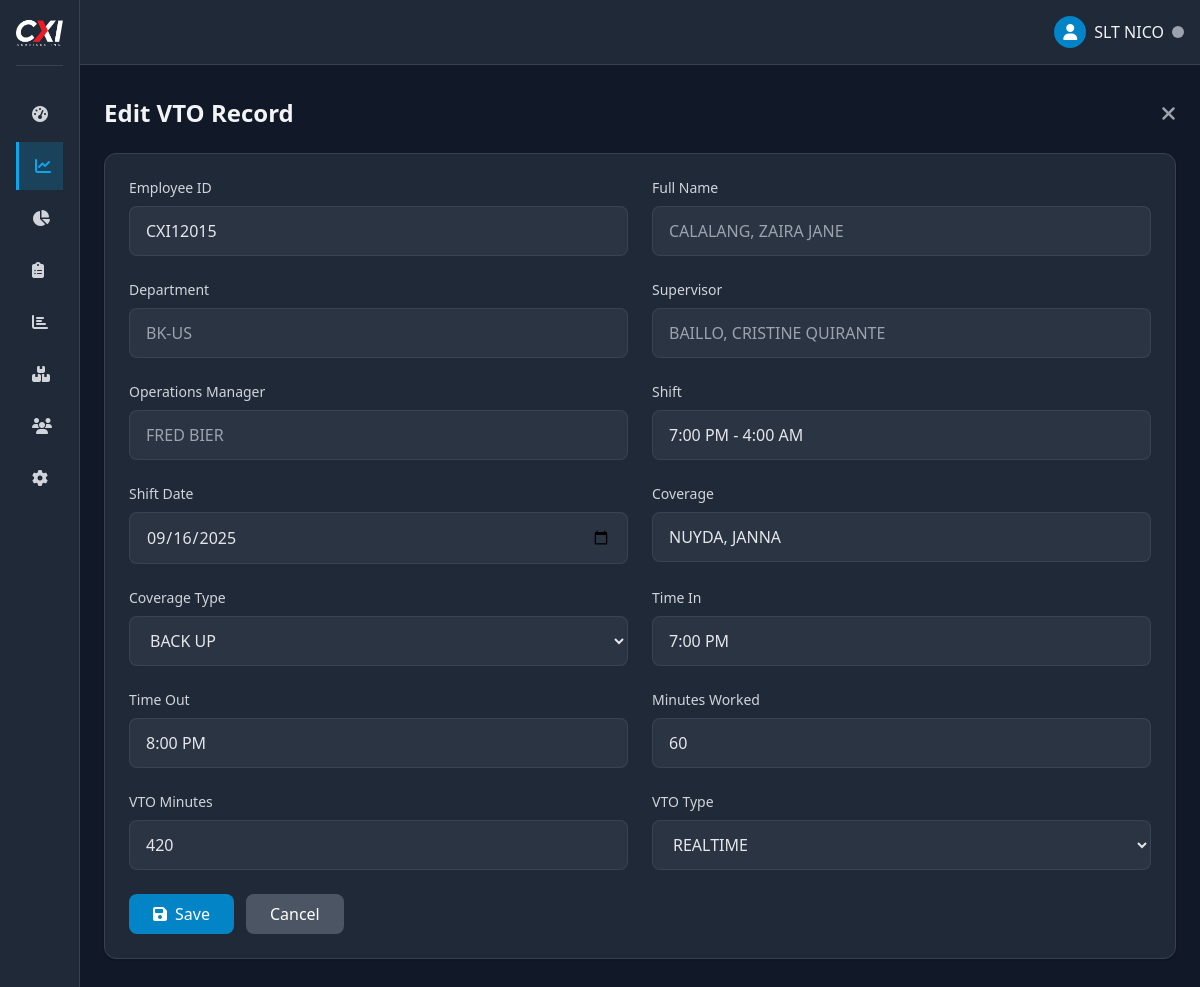
The page /admin/vto_form.php?id=422 (signed in) on the database its author committed.
### tables this page shows
CREATE TABLE `vto_tracker` (
  `id` int(11) NOT NULL,
  `shift_date` date NOT NULL,
  `month` varchar(20) DEFAULT NULL,
  `employee_id` varchar(50) DEFAULT NULL,
  `full_name` varchar(100) DEFAULT NULL,
  `department` varchar(100) DEFAULT NULL,
  `supervisor` varchar(100) DEFAULT NULL,
  `operation_manager` varchar(100) DEFAULT NULL,
  `shift` varchar(50) DEFAULT NULL,
  `coverage` varchar(50) DEFAULT NULL,
  `coverage_type` varchar(50) DEFAULT NULL,
  `time_in` text DEFAULT NULL,
  `time_out` text DEFAULT NULL,
  `mins_of_work` int(11) DEFAULT NULL,
  `vto_mins` int(11) DEFAULT NULL,
  `vto_type` varchar(50) DEFAULT NULL,
  `timestamp` varchar(20) DEFAULT NULL,
  `sub_name` varchar(100) DEFAULT NULL,
  `created_at` datetime DEFAULT current_timestamp(),
  `email_sent` tinyint(1) DEFAULT 0,
  `email_sent_at` datetime DEFAULT NULL,
  `ir_form` varchar(20) DEFAULT 'PENDING'
);

### admin/vto_form.php (the view, shortened to what this page needs)
<?php
require_once '../includes/functions.php';
$action = isset($_GET['action']) ? $_GET['action'] : '';
$id = isset($_GET['id']) ? (int)$_GET['id'] : 0;
$record = null;
if ($id > 0) {
    try {
        $stmt = $pdo->prepare("SELECT * FROM vto_tracker WHERE id = ?");
        $stmt->execute([$id]);
        $record = $stmt->fetch();
    } catch (PDOException $e) {
        $_SESSION['error'] = "Error fetching record: " . $e->getMessage();
        redirect('attendance.php?tab=vto');
    }
} elseif ($action !== 'create') {
    redirect('attendance.php?tab=vto');
}
require_once '../components/layout.php';
?>
<div class="pt-2 min-h-screen">
    <main class="p-6">
        <div class="flex justify-between items-center mb-6">
            <h1 class="text-2xl font-bold"><?= $id ? 'Edit VTO Record' : 'Add VTO Record' ?></h1>
            <a href="attendance.php?tab=vto" class="text-gray-400 hover:text-white">
                <i class="fas fa-times fa-lg"></i>
            </a>
        </div>
        <div class="bg-gray-800 rounded-xl border border-gray-700 p-6 shadow">
            <form method="POST">
                <div class="grid grid-cols-1 md:grid-cols-2 gap-6">
                    <div>
                        <label for="employee_id" class="block text-sm font-medium text-gray-300 mb-2">Employee ID</label>
                        <input type="text" id="employee_id" name="employee_id" style="text-transform: uppercase;"
                            class="w-full px-4 py-3 bg-gray-700/50 border border-gray-600/50 rounded-lg text-gray-200"
                            value="<?= $record ? htmlspecialchars($record['employee_id']) : '' ?>" required
                            onchange="fetchEmployeeDetails(this.value)"
                            autocomplete="off">
                    </div>
                    <div>
                        <label for="full_name" class="block text-sm font-medium text-gray-300 mb-2">Full Name</label>
                        <input type="text" id="full_name" name="full_name" style="text-transform: uppercase;" readonly
                               class="w-full px-4 py-3 bg-gray-700/50 border border-gray-600/50 rounded-lg text-gray-400"
                               value="<?= $record ? htmlspecialchars($record['full_name']) : '' ?>">
                    </div>
                    <div>
                        <label for="department" class="block text-sm font-medium text-gray-300 mb-2">Department</label>
                        <input type="text" id="department" name="department" style="text-transform: uppercase;" readonly
                               class="w-full px-4 py-3 bg-gray-700/50 border border-gray-600/50 rounded-lg text-gray-400"
                               value="<?= $record ? htmlspecialchars($record['department']) : '' ?>">
                    </div>
                    <div>
                        <label for="supervisor" class="block text-sm font-medium text-gray-300 mb-2">Supervisor</label>
                        <input type="text" id="supervisor" name="supervisor" style="text-transform: uppercase;" readonly
                               class="w-full px-4 py-3 bg-gray-700/50 border border-gray-600/50 rounded-lg text-gray-400"
                               value="<?= $record ? htmlspecialchars($record['supervisor']) : '' ?>">
                    </div>
                    <div>
                        <label for="operation_manager" class="block text-sm font-medium text-gray-300 mb-2">Operations Manager</label>
                        <input type="text" id="operation_manager" name="operation_manager" style="text-transform: uppercase;" readonly
                               class="w-full px-4 py-3 bg-gray-700/50 border border-gray-600/50 rounded-lg text-gray-400"
                               value="<?= $record ? htmlspecialchars($record['operation_manager']) : '' ?>">
                    </div>
                    <div>
                        <label for="shift" class="block text-sm font-medium text-gray-300 mb-2">Shift</label>
                        <input type="text" id="shift" name="shift" style="text-transform: uppercase;"
                               class="w-full px-4 py-3 bg-gray-700/50 border border-gray-600/50 rounded-lg text-gray-200"
                               value="<?= $record ? htmlspecialchars($record['shift']) : '' ?>" required>
                    </div>
<div>
                            <label for="shift_date" class="block text-sm font-medium text-gray-300 mb-2">Shift Date</label>
                            <input type="date" id="shift_date" name="shift_date" style="text-transform: uppercase;"
                                   class="w-full px-4 py-3 bg-gray-700/50 border border-gray-600/50 rounded-lg text-gray-200"
                                   value="<?= $record ? htmlspecialchars($record['shift_date']) : '' ?>" required>
                        </div>
                    <div>
                        <label for="coverage" class="block text-sm font-medium text-gray-300 mb-2">Coverage</label>
                        <input type="text" id="coverage" name="coverage" style="text-transform: uppercase;"
                               class="w-full px-4 py-3 bg-gray-700/50 border border-gray-600/50 rounded-lg text-gray-200"
                               value="<?= $record ? htmlspecialchars($record['coverage']) : '' ?>" required>
                    </div>
                    <div>
                        <label for="coverage_type" class="block text-sm font-medium text-gray-300 mb-2">Coverage Type</label>
                        <select id="coverage_type" name="coverage_type"
                                class="w-full px-4 py-3 bg-gray-700/50 border border-gray-600/50 rounded-lg text-gray-200" required>
                            <option value="BACK UP" <?= $record && $record['coverage_type'] === 'BACK UP' ? 'selected' : '' ?>>BACK UP</option>
                        </select>
                    </div>
                    <div>
                        <label for="time_in" class="block text-sm font-medium text-gray-300 mb-2">Time In</label>
                        <input type="text" id="time_in" name="time_in" style="text-transform: uppercase;"
                               class="w-full px-4 py-3 bg-gray-700/50 border border-gray-600/50 rounded-lg text-gray-200"
                               value="<?= $record ? htmlspecialchars($record['time_in']) : '' ?>" required>
                    </div>
                    <div>
                        <label for="time_out" class="block text-sm font-medium text-gray-300 mb-2">Time Out</label>
                        <input type="text" id="time_out" name="time_out" style="text-transform: uppercase;"
                               class="w-full px-4 py-3 bg-gray-700/50 border border-gray-600/50 rounded-lg text-gray-200"
                               value="<?= $record ? htmlspecialchars($record['time_out']) : '' ?>" required>
                    </div>
                    <div>
                    <label for="mins_of_work" class="block text-sm font-medium text-gray-300 mb-2">Minutes Worked</label>
                        <input type="number" id="mins_of_work" name="mins_of_work" readonly
                            class="w-full px-4 py-3 bg-gray-700/50 border border-gray-600/50 rounded-lg text-gray-200"
                            value="<?= $record ? htmlspecialchars($record['mins_of_work']) : '' ?>" required>
                    </div>
                    <div>
                        <label for="vto_mins" class="block text-sm font-medium text-gray-300 mb-2">VTO Minutes</label>
                        <input type="number" id="vto_mins" name="vto_mins"
                            class="w-full px-4 py-3 bg-gray-700/50 border border-gray-600/50 rounded-lg text-gray-200"
                            value="<?= $record ? htmlspecialchars($record['vto_mins']) : '' ?>" required>
                    </div>
                    <div>
                        <label for="vto_type" class="block text-sm font-medium text-gray-300 mb-2">VTO Type</label>
                        <select id="vto_type" name="vto_type"
                                class="w-full px-4 py-3 bg-gray-700/50 border border-gray-600/50 rounded-lg text-gray-200" required>
                            <option value="REALTIME" <?= $record && $record['vto_type'] === 'REALTIME' ? 'selected' : '' ?>>REALTIME</option>
                        </select>
                    </div>
                </div>
                <div class="flex space-x-3 pt-6">
                    <button type="submit" class="bg-primary-600 hover:bg-primary-700 text-white px-6 py-2 rounded-lg flex items-center">
                        <i class="fas fa-save mr-2"></i> Save
                    </button>
                    <a href="attendance.php?tab=vto" class="bg-gray-600 hover:bg-gray-700 text-white px-6 py-2 rounded-lg flex items-center">
                        Cancel
                    </a>
                </div>
            </form>
        </div>
    </main>
</div>

### rows shown on the page
vto_tracker: employee_id "CXI12015", full_name "CALALANG, ZAIRA JANE", department "BK-US", supervisor "BAILLO, CRISTINE QUIRANTE", operation_manager "FRED BIER", shift "7:00 PM - 4:00 AM", shift_date "09/16/2025", coverage "NUYDA, JANNA", coverage_type "BACK UP", time_in "7:00 PM", time_out "8:00 PM", mins_of_work "60", vto_mins "420", vto_type "REALTIME"

### other values the page prints
$_SESSION['nickname'] "SLT NICO"
